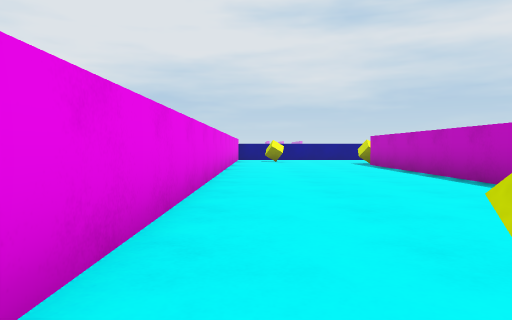
view 1 (above)

20 first-person views from a walk through a 3-D level made in the Unity game engine. The camera is 0.57 m above the floor, tilts 2° down and sees 70° across. The floor is counted in squares, 1 m on a side. Each view is taken from the middle of a square. On the plan, view 1 faces up. The plan holds only what a view shows up to about 10 squares ahead; the rest is blank. The place goes on beyond the plan. The player is left out.

view 2
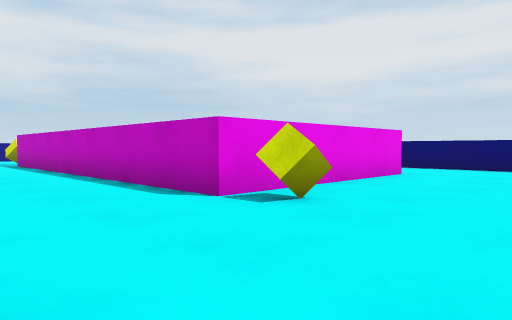

view 3
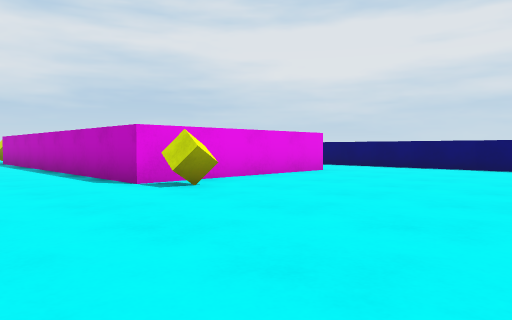

view 4
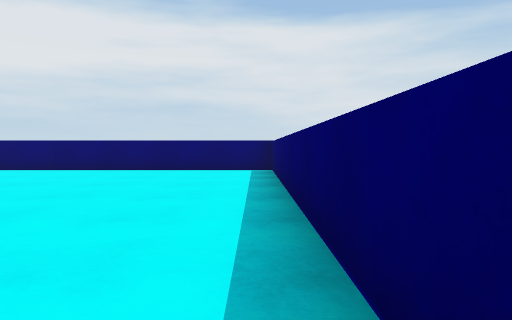

view 5
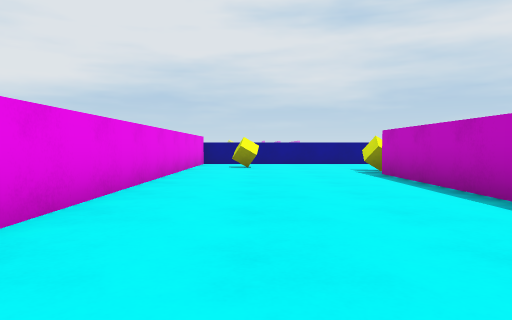

view 6
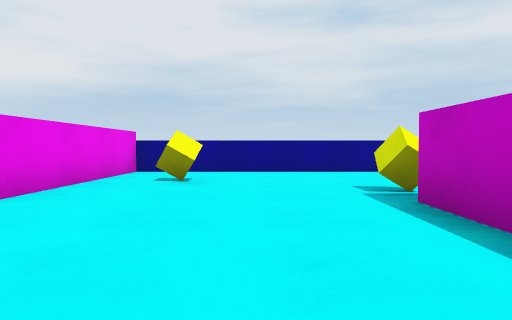

view 7
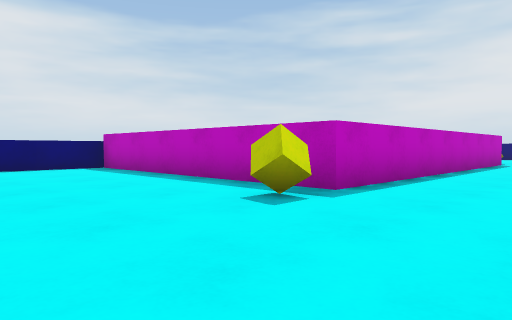

view 8
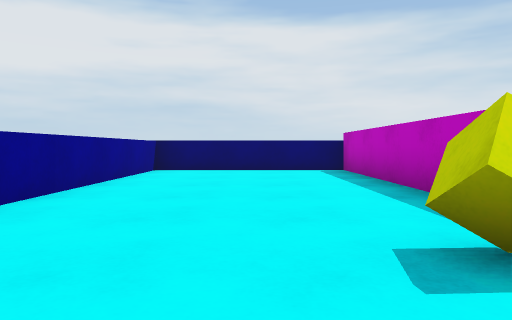

view 9
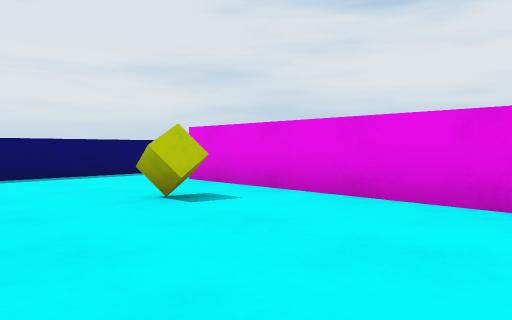

view 10
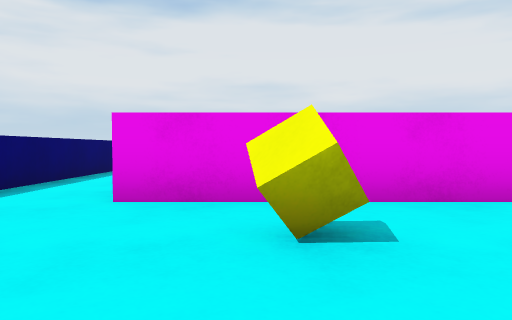

view 11
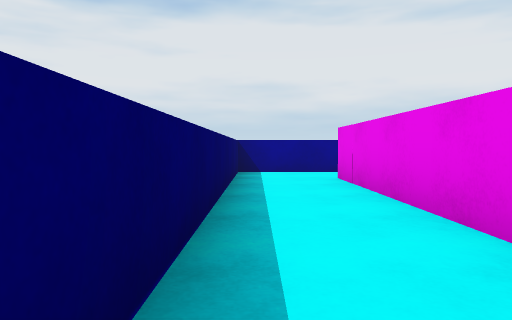

view 12
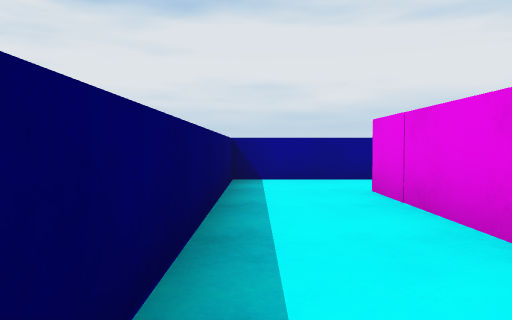

view 13
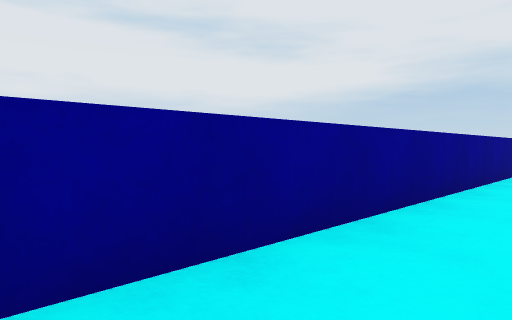

view 14
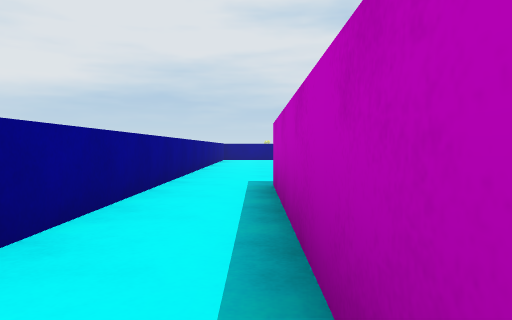

view 15
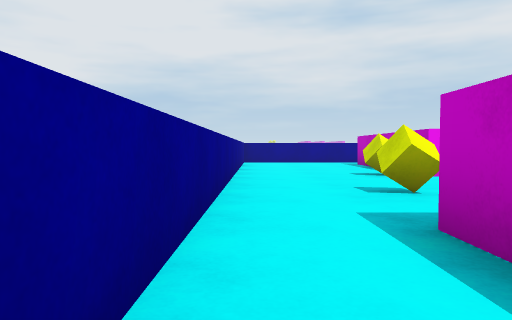

view 16
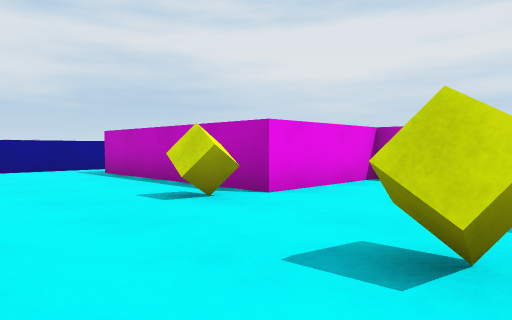

view 17
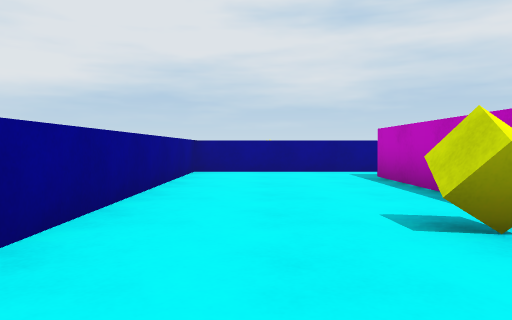

view 18
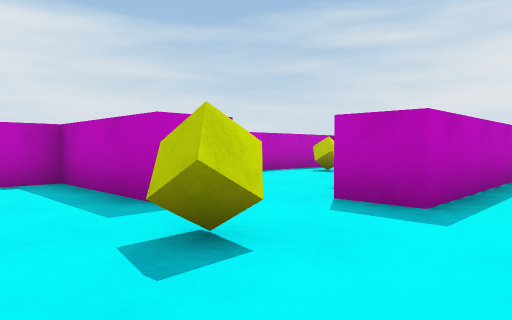

view 19
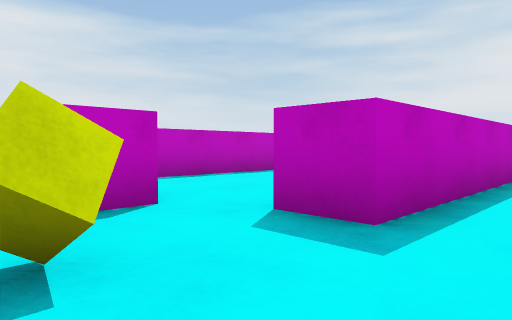

view 20
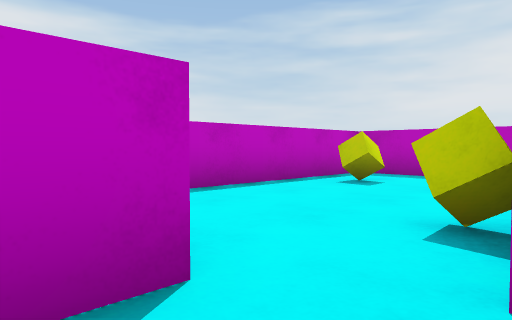

### Floor plan
Points are (right, up) in squares from view 1. A wall is a line through its corners. A room is listed if a view was taken in it or the views show most of it. See-through windows are left out.
Room 1 (views 1, 2, 3, 4, 5, 6, 7, 8, 9, 10)
walls: (8.8, 2.3) (3.7, 2.3) (3.7, 11.8) (11.2, 11.8) (11.2, 16.5) (-0.8, 16.5) (-0.8, -1.5); (0.5, -3.4) (11.2, -3.4) (11.2, 3.5)
ways out: opening at (-0.5, -2.5) to room 2; opening at (9.5, 3)
objects: other object (1, 0); other object (1, 14); other object (4, 2); other object (4, 13)
Room 2 (views 11, 12, 13, 14, 15, 16, 17, 18, 19, 20)
walls: (-4.7, 6) (-4.7, 7.1) (-1.8, 7.1) (-1.8, 8); (-6.7, 0.2) (-6.7, 5.5) (-5.6, 5.5); (-1.8, 10.1) (-4.7, 10.1) (-4.7, 15.1); (-2.1, -1.5) (-6.8, -1.5); (-4, 16.5) (-8.4, 16.5) (-8.4, -3.4) (0.5, -3.4)
ways out: opening at (-0.5, -2.5) to room 1; opening at (-5, 6) to room 3; opening at (-4, 16)
objects: other object (-6, 8); other object (-5, 10)
Room 3 (no view inside)
walls: (-4.8, -0.5) (-2, -0.5); (-1.8, -0.1) (-1.8, 4.5)
ways out: opening at (-5, 6) to room 2
objects: other object (-5, 4); other object (-3, 1)

Positions as (right, up) in squares from view 1, and headings:
1: (0, 0), facing up
2: (1, -1), facing up-right
3: (1, -3), facing up-right
4: (2, -3), facing right
5: (1, 4), facing up
6: (2, 8), facing up
7: (1, 16), facing down-right
8: (2, 14), facing right
9: (3, 4), facing down-left
10: (3, 0), facing left
11: (0, -3), facing left
12: (-2, -3), facing left
13: (-7, -3), facing up-left
14: (-7, 0), facing up
15: (-8, 3), facing up
16: (-8, 7), facing up-right
17: (-7, 8), facing up
18: (-8, 9), facing down-right
19: (-8, 8), facing down-right
20: (-6, 7), facing down-right
